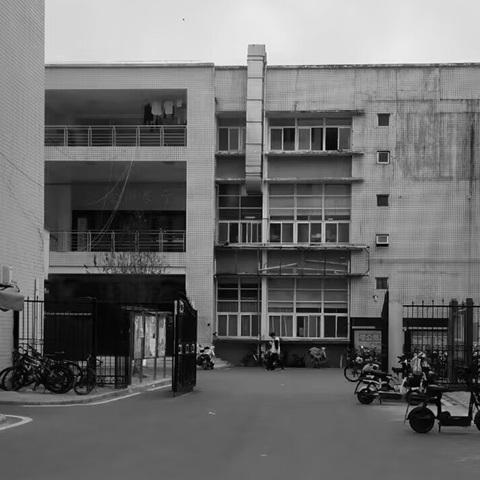
#> input picture DIP/images/school_gray.jpg, 480 x 480 px, found by its file name
$ python '图像平滑处理.py'
#> lines starting #> are read from the running program, lines starting #| are printed output that depends on the picture
import cv2
import numpy as np
import matplotlib.pyplot as plt

# 图片路径
image_path = r"D:\Digital Image Processing\school_gray.jpg"

# 读取灰度图像
gray_image = cv2.imread(image_path, cv2.IMREAD_GRAYSCALE)
#> gray_image is the input picture: shape (480, 480); min 0, max 255, mean 107.4

# 检查图像是否成功读取
if gray_image is None:
    print("无法加载图像，请检查文件路径。")
else:
    # 定义滤波器参数
    size = 5  # 滤波器窗口大小
    sigma = 1.0  # 高斯滤波器的标准差

    # 应用均值滤波器
    mean_filtered_image = cv2.blur(gray_image, (size, size))
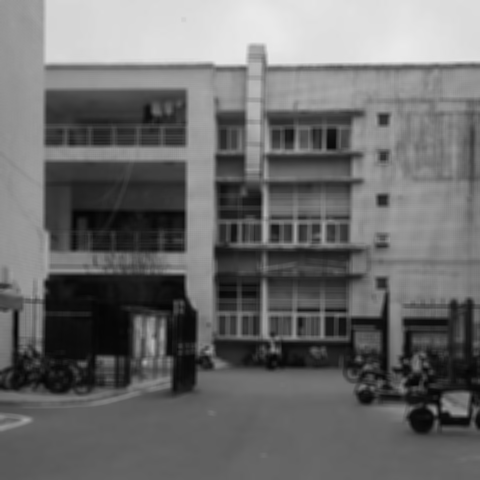
#> mean_filtered_image: shape (480, 480); min 4, max 235, mean 107.4

    # 应用方框滤波器（在此示例中与均值滤波器相同）
    box_filtered_image = cv2.blur(gray_image, (size, size))

    # 应用高斯滤波器
    gaussian_filtered_image = cv2.GaussianBlur(gray_image, (0, 0), sigma)

    # 创建显示结果的图像
    fig, axes = plt.subplots(2, 2, figsize=(10, 10))

    # 显示原始图像
    axes[0, 0].imshow(gray_image, cmap='gray')
    axes[0, 0].set_title('Original Image')
    axes[0, 0].axis('off')

    # 显示均值滤波后的图像
    axes[0, 1].imshow(mean_filtered_image, cmap='gray')
    axes[0, 1].set_title('Mean Filtered Image')
    axes[0, 1].axis('off')

    # 显示方框滤波后的图像
    axes[1, 0].imshow(box_filtered_image, cmap='gray')
    axes[1, 0].set_title('Box Filtered Image')
    axes[1, 0].axis('off')

    # 显示高斯滤波后的图像
    axes[1, 1].imshow(gaussian_filtered_image, cmap='gray')
    axes[1, 1].set_title('Gaussian Filtered Image')
    axes[1, 1].axis('off')

    # 展示对比图
    plt.tight_layout()
    plt.show()
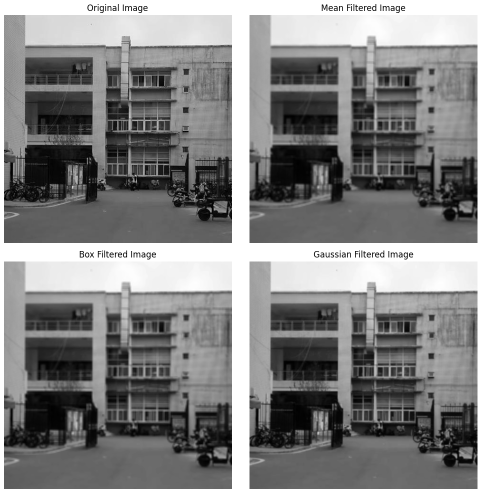
#> figure drawn by matplotlib, 4 panels
